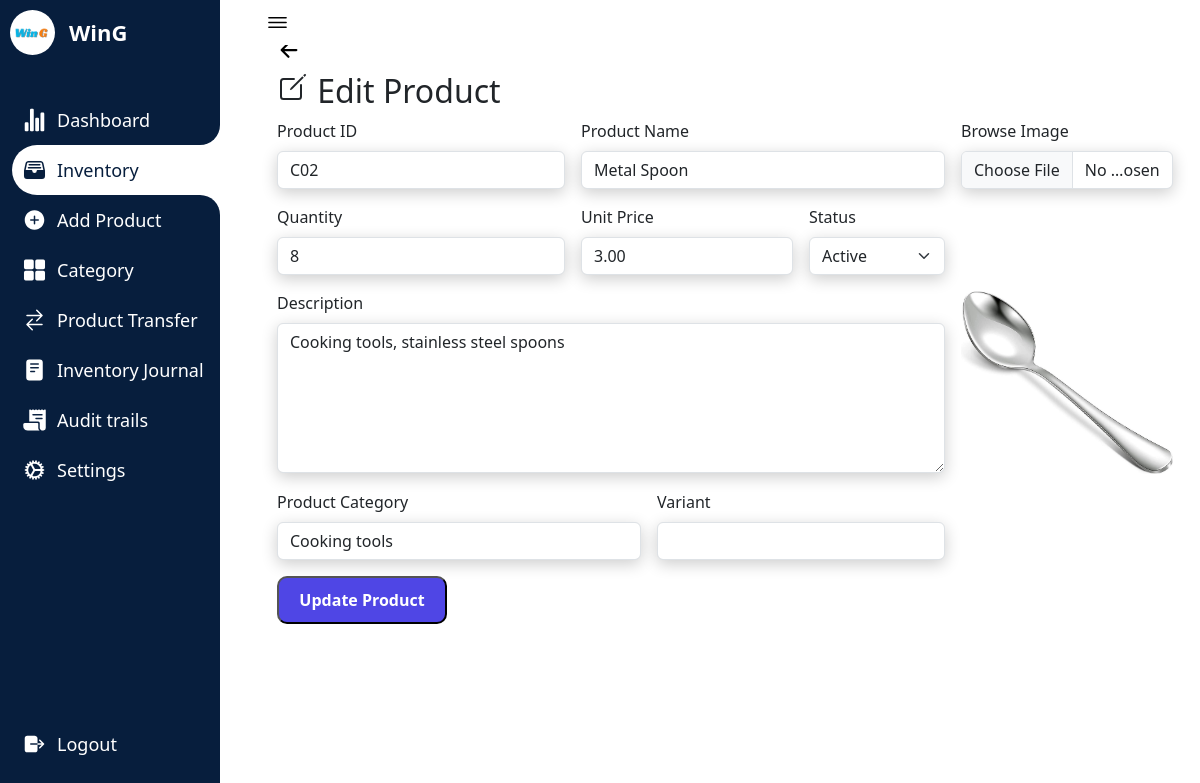
Screenshot of /edit.php?editid=C02 (signed in) with the database file from the repository.
### tables this page shows
CREATE TABLE IF NOT EXISTS `companyprofile` (
  `id` int(11) NOT NULL AUTO_INCREMENT,
  `name` varchar(250) NOT NULL,
  `profilepicture` varchar(1000) DEFAULT NULL,
  PRIMARY KEY (`id`)
);

CREATE TABLE IF NOT EXISTS `inventory` (
  `id` varchar(200) NOT NULL,
  `name` varchar(200) NOT NULL,
  `quantity` int(20) NOT NULL,
  `unitprice` decimal(20,2) NOT NULL,
  `variant` varchar(200) DEFAULT NULL,
  `description` varchar(300) NOT NULL,
  `category` varchar(200) NOT NULL,
  `status` varchar(200) NOT NULL,
  `image` varchar(200) NOT NULL,
  `addeddate` timestamp NOT NULL,
  PRIMARY KEY (`id`)
);

### edit.php (the view, shortened to what this page needs)
<?php
require_once "config.php";
$companyId = 1;
$query = "SELECT * FROM companyprofile WHERE id = ?";
$stmt = mysqli_prepare($conn, $query);
mysqli_stmt_bind_param($stmt, "i", $companyId);
mysqli_stmt_execute($stmt);
$result = mysqli_stmt_get_result($stmt);
$companyProfile = mysqli_fetch_assoc($result);
$companyProfileImagePath = $companyProfile['profilepicture'];
$companyName = $companyProfile['name'];
?>
<!DOCTYPE html>
<html lang="en">
<head>
    <link rel="stylesheet" href="testin3.css">
    <link href="https://cdn.jsdelivr.net/npm/bootstrap@5.3.1/dist/css/bootstrap.min.css" rel="stylesheet">
</head>
<body>
<nav>
<div class="logo">
<div class="logo-image">
    <?php
    if (!empty($companyProfileImagePath)) {
        echo '<img src="' . $companyProfileImagePath . '" alt="Company Logo" class="logoimage">';
    } else {
        echo '<img src="path/to/placeholder/image.jpg" alt="No Image" style="">';
    }
    ?>
</div>
    <div class="logo-name">
    <?php echo $companyName; ?>
    </div>
</div>
        <div class="menu-items">
            <ul class="navLinks">
            <li class="navList">
    <a href="Dashboard.php">
    <ion-icon name="stats-chart"></ion-icon>
        <span class="links">Dashboard</span>
    </a>
</li>
<li class="navList active">
    <a href="Inventory.php">
        <ion-icon name="file-tray-full"></ion-icon>
        <span class="links">Inventory</span>
    </a>
</li>
<li class="navList">
    <a href="Product.php">
        <ion-icon name="add-circle"></ion-icon>
        <span class="links">Add Product</span>
    </a>
</li>
    <li class="navList">
        <a href="Category.php">
            <ion-icon name="grid"></ion-icon>
            <span class="links">Category</span>
        </a>
    </li>
    <li class="navList">
        <a href="Order.php">
        <ion-icon name="swap-horizontal"></ion-icon>
            <span class="links">Product Transfer</span>
        </a>
    </li>
    <li class="navList">
        <a href="Reports.php">
            <ion-icon name="reader"></ion-icon>
            <span class="links">Inventory Journal</span>
        </a>
    </li>
    <li class="navList">
        <a href="audittrails.php">
        <ion-icon name="receipt"></ion-icon>
            <span class="links">Audit trails</span>
        </a>
    </li>
    <li class="navList">
        <a href="Settings.php">
            <ion-icon name="cog"></ion-icon>
            <span class="links">Settings</span>
        </a>
    </li>
            </ul>
            <ul class="bottom-link">
                <li>
                <a href="logout.php">
                    <ion-icon name="log-out"></ion-icon>
                    <span class="links">Logout</span>
                </a>
                </li>
        </div>
    </nav>
    <section class="dashboard">
        <div class="top">
            <ion-icon class="navToggle" name="menu-outline"></ion-icon>
        </div>
        <div class="content-wrapper">
        <div class="container">
            <div class="row">
                <div class="col-lg-12 col-offset-2">
                    <div class="page-header">
                    <a href="Inventory.php" style="font-size: 24px; text-decoration:none; color:black;">
                    <ion-icon name="arrow-back-outline"></ion-icon>
                    </a>
                        <h2><ion-icon name="create-outline"></ion-icon>     Edit Product</h2>
</div>
                    <form class="row g-3" method="POST" enctype="multipart/form-data" id="productForm">
                    <?php
                            $eid = isset($_GET['editid']) ? $_GET['editid'] : '';
                            $sql = mysqli_query($conn, "SELECT * FROM inventory WHERE id='$eid'");
                            while ($row = mysqli_fetch_array($sql)) {
                            ?>
    <div class="col-md-4">
        <div style="display:flex;">
        <label for="product_id" class="form-label">Product ID</label>
        </div>
        <input type="text" name="product_id" id="product_id" class="form-control" value="<?php echo $row['id'];?>" required="" >
    </div>
    <div class="col-md-5">
    <div style="display:flex;">
        <label for="product_name" class="form-label">Product Name</label>
        </div>
        <input type="text" name="product_name" value="<?php echo $row['name'];?>" id="product_name" class="form-control">
    </div>
    <div class="col-md-3">
        <label for="image" class="form-label">Browse Image</label>
        <input type="file" name="image" class="form-control" onchange="previewImage(event)" accept="image/*" />
    </div>
    <div class="col-md-4">
    <div style="display:flex;">
        <label for="quantity" class="form-label">Quantity</label>
        </div>
        <input type="number" name="quantity" id="quantity" class="form-control" required="" value="<?php echo $row['quantity'];?>" placeholder="">
    </div>
    <div class="col-md-3">
    <div style="display:flex;">
        <label for="unit_price" class="form-label">Unit Price</label>
        </div>
        <input type="number" name="unit_price" id="unit_price" class="form-control" required="" value="<?php echo $row['unitprice'];?>" placeholder="">
    </div>
    <div class="col-md-2">
        <label for="status" class="form-label">Status</label>
        <select name="status" id="status" class="form-select" value="<?php echo $row['status'];?>">
            <option selected>Active</option>
        </select>
    </div>
    <div class="col-md-9">
    <div style="display:flex;">
        <label for="description" class="form-label">Description</label>
        </div>
        <textarea name="description" id="description" class="form-control" style="height: 150px"><?php echo $row['description']; ?></textarea>
    </div>
    <div class="col-md-3">
    <td><img src="<?php echo $row['image'];?>" alt="Product Image" onclick="toggleImageSize(this)" class="zoomable-image" style="text-align:center; width:295px; height: 183px;" id="imagePreview"></td>
</div>
    <div class="col-md-5">
        <label for="product_category" id="variant" class="form-label">Product Category</label>
        <select name="category" value="<?php echo $row['category'];?>" id="category" class="form-control">
        <?php
        $categoryQuery = mysqli_query($conn, "SELECT categoryname FROM category");
        if ($categoryQuery) {
            while ($categoryRow = mysqli_fetch_assoc($categoryQuery)) {
                $selected = ($categoryRow['categoryname'] == $row['category']) ? 'selected' : '';
                echo "<option value='" . $categoryRow['categoryname'] . "' $selected>" . $categoryRow['categoryname'] . "</option>";
            }
        }
        ?>
    </select>
    </div>
     <div class="col-md-4">
        <label for="variant" class="form-label">Variant</label>
        <input type="text" name="variant" id="variant" class="form-control" value="<?php echo $row['variant'];?>">
    </div>
<?php } ?>
    <div class="col-md-12">
    <button type="submit" name="update" class="allButton">
            Update Product
        </button>
    </div>
</form>
                </div>
            </div>
        </div>
</div>
    </section>
</body>
</html>

### testin3.css (style rules this page uses)
* { margin: 0; padding: 0; box-sizing: border-box; }
:root { --primary-color:#071e3d; --nav-color: #071e3d; --dash-color: #fff; --logo-color: #fff; --text-color: #000; --text-color-light: #333; --white: #fff; --border-color: #ccc; --toggle-color: #fff; --title-icon-color: #fff; --time-03: all 0.3s linear; --time-02: all 0.2s linear; }
body { width: 100%; min-height: 100vh; background-color: var(--dash-color); font-family: 'Poppins', sans-serif; }
nav { position: fixed; top: 0; left: 0; height: 100%; width: 220px; background-color: var(--nav-color); padding: 10px 0 10px 10px; transition: var(--time-03); }
nav .logo { display: flex; align-items: center; }
.logoimage { border-radius:50%; }
nav .logo-image { width: 45px; height: 45px; border-radius: 50%; }
nav .logo-image img { width: 45px; height: 45px; object-fit: cover; }
nav .logo .logo-name { font-size: 22px; font-weight: 600; color: var(--logo-color); margin-left: 14px; white-space: nowrap; transition: var(--time-02); }
nav .menu-items { margin-top: 40px; display: flex; flex-direction: column; height: calc(100% - 90px); justify-content: space-between; }
nav .menu-items li { list-style: none; }
nav .menu-items li a { display: flex; align-items: center; margin-left:-30px; height: 50px; text-decoration: none; }
nav .menu-items li.active a { border-top-left-radius: 25px; border-bottom-left-radius: 25px; position: relative; }
nav .menu-items li a ion-icon { color: var(--white); font-size: 24px; min-width: 45px; }
nav .menu-items li a .links { font-size: 18px; color: var(--white); transition: var(--time-02); }
nav .menu-items li.active a { background-color: var(--dash-color); }
nav .menu-items li.active a:before { content: ''; position: absolute; width: 40px; height: 40px; right: 0; top: -40px; border-radius: 50%; box-shadow: 20px 20px var(--dash-color); pointer-events: none; }
nav .menu-items li.active a:after { content: ''; position: absolute; width: 40px; height: 40px; right: 0; bottom: -40px; border-radius: 50%; box-shadow: 20px -20px var(--dash-color); pointer-events: none; }
nav .menu-items li.active a .links { color: var(--primary-color); }
nav .menu-items li.active a ion-icon { color: var(--primary-color); }
.dashboard { position: relative; left: 250px; width: calc(100% - 250px); min-height: 100vh; background-color: var(--dash-color); padding: 10px 15px; transition: var(--time-03); }
.dashboard .top { position: fixed; background-color: var(--dash-color); display: flex; justify-content: space-between; align-items: center; left: 250px; top: 0; padding: 10px 15px; width: calc(100% - 250px); transition: var(--time-03); z-index: 100; }
.dashboard .top .navToggle { font-size: 25px; color: var(--text-color); cursor: pointer; }
.container { padding:1%; background-color: white; margin-top:5%; transition: border-radius 0.5s cubic-bezier(0.175, 0.885, 0.32, 1.275); }
.content-wrapper { margin-top:-30px; }
.dashboard .content-wrapper { top: 0; transition: var(--time-03); }
.zoomable-image { cursor: pointer; transition: width 0.3s ease-in-out; max-width: 100%; height: auto; }
input { box-shadow: 0 4px 16px rgba(0, 0, 0, 0.2); }
select { box-shadow: 0 4px 16px rgba(0, 0, 0, 0.2); }
textarea { box-shadow: 0 4px 16px rgba(0, 0, 0, 0.2); }
.allButton { display: inline-block; padding: 10px 20px; text-decoration: none; color: #fff; background-color:#4F46E5; border-radius:10px; width:170px; text-align:center; font-weight: bold; }

### rows the page displays
companyprofile: profilepicture (picture), name "WinG"
inventory: product_id "C02", product_name "Metal Spoon", quantity "8", unit_price "3.00", status "Active", description "Cooking tools, stainless steel spoons", image (picture)

### other values shown
form field category "Cooking tools"
